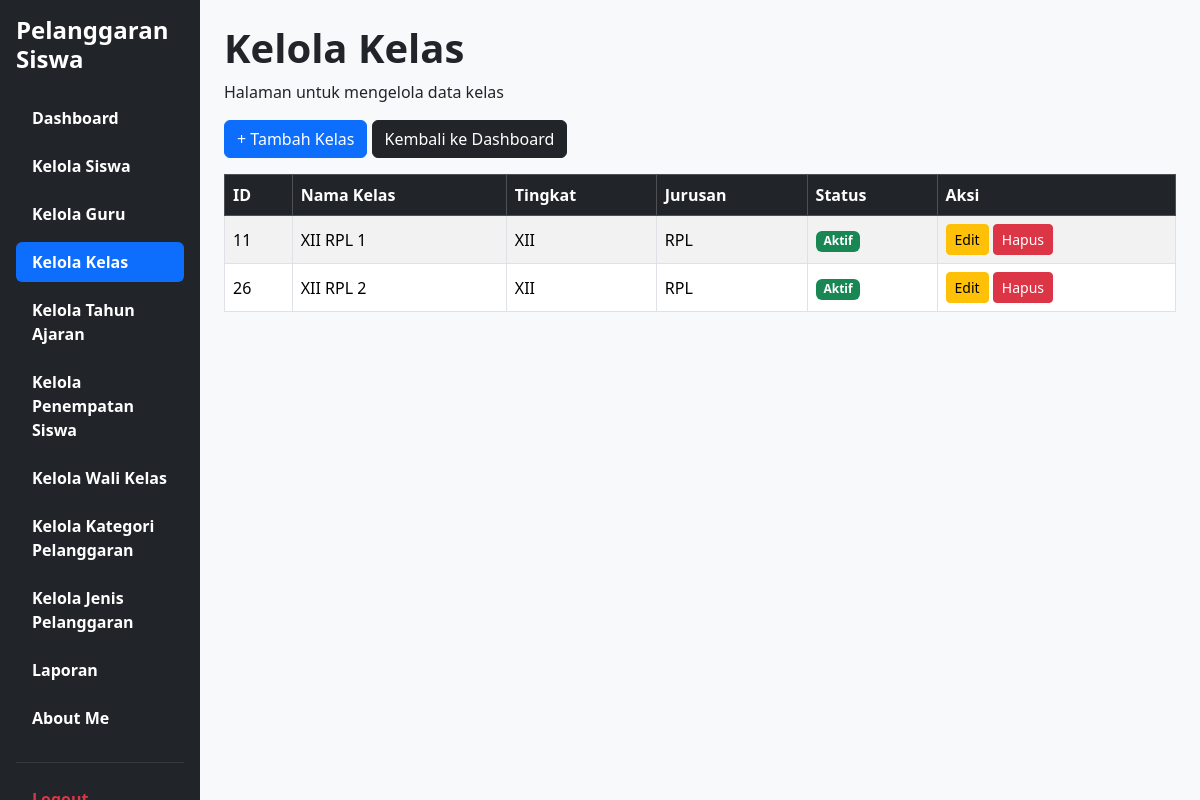
Screenshot of /Kelola_Kelas.php (signed in) with the database file from the repository.
### tables this page shows
CREATE TABLE `t_kelas` (
  `id` int(11) NOT NULL,
  `nama` varchar(100) DEFAULT NULL,
  `tingkat` varchar(20) NOT NULL,
  `jurusan` varchar(100) NOT NULL,
  `tahun_ajaran_id` int(11) DEFAULT NULL,
  `status_aktif` tinyint(1) NOT NULL,
  `created_at` timestamp NOT NULL DEFAULT current_timestamp(),
  `updated_at` timestamp NOT NULL DEFAULT current_timestamp()
);

### Kelola_Kelas.php (the view, shortened to what this page needs)
<?php
require_once __DIR__ . '/config/koneksi.php';
$sql = "
    SELECT id,
    nama,
    tingkat,
    jurusan,
    status_aktif
    FROM t_kelas
    ORDER BY id ASC";
$result = $koneksi->query($sql);
?>
<!DOCTYPE html>
<html lang="id">
<head>
    <link href="https://cdn.jsdelivr.net/npm/bootstrap@5.3.8/dist/css/bootstrap.min.css" rel="stylesheet">
    <link href="https://cdn.datatables.net/2.3.4/css/dataTables.bootstrap5.min.css" rel="stylesheet">
</head>
<body class="bg-light">
<div class="container-fluid">
    <div class="row">
        <div class="col-md-3 col-lg-2 bg-dark min-vh-100 p-3 sticky-top" style="top: 0; height: 100vh; overflow-y: auto;">
            <h4 class="text-white fw-bold mb-4">
                Pelanggaran Siswa
            </h4>
            <ul class="nav nav-pills flex-column">
                <li class="nav-item mb-2">
                    <a href="dashboard.php" class="nav-link text-white">
                        <span class="fw-bold">Dashboard</span>
                    </a>
                </li>
                <li class="nav-item mb-2">
                    <a href="Kelola_Siswa.php" class="nav-link text-white">
                        <span class="fw-bold">Kelola Siswa</span>
                    </a>
                </li>
                <li class="nav-item mb-2">
                    <a href="Kelola_Guru.php" class="nav-link text-white">
                        <span class="fw-bold">Kelola Guru</span>
                    </a>
                </li>
                <li class="nav-item mb-2">
                    <a href="Kelola_Kelas.php" class="nav-link active">
                        <span class="fw-bold">Kelola Kelas</span>
                    </a>
                </li>
                <li class="nav-item mb-2">
                    <a href="Kelola_Tahun_Ajaran.php" class="nav-link text-white">
                        <span class="fw-bold">Kelola Tahun Ajaran</span>
                    </a>
                </li>
                <li class="nav-item mb-2">
                    <a href="Kelola_Penempatan_Siswa.php" class="nav-link text-white">
                        <span class="fw-bold">Kelola Penempatan Siswa</span>
                    </a>
                </li>
                <li class="nav-item mb-2">
                    <a href="Kelola_Wali_Kelas.php" class="nav-link text-white">
                        <span class="fw-bold">Kelola Wali Kelas</span>
                    </a>
                </li>
                <li class="nav-item mb-2">
                    <a href="Kelola_Kategori_Pelanggaran.php" class="nav-link text-white">
                        <span class="fw-bold">Kelola Kategori Pelanggaran</span>
                    </a>
                </li>
                <li class="nav-item mb-2">
                    <a href="Kelola_Jenis_Pelanggaran.php" class="nav-link text-white">
                        <span class="fw-bold">Kelola Jenis Pelanggaran</span>
                    </a>
                </li>
                <li class="nav-item mb-2">
                    <a href="Laporan.php" class="nav-link text-white">
                        <span class="fw-bold">Laporan</span>
                    </a>
                </li>
                <li class="nav-item mb-2">
                    <a href="about_me.php" class="nav-link text-white">
                        <span class="fw-bold">About Me</span>
                    </a>
                </li>
                <hr class="text-secondary">
                <li class="nav-item">
                    <a href="logout.php" class="nav-link text-danger">
                        <span class="fw-bold">Logout</span>
                    </a>
                </li>
            </ul>
        </div>
        <main class="col-md-9 col-lg-10 p-4">
            <h1><strong>Kelola Kelas</strong></h1>
            <p>Halaman untuk mengelola data kelas</p>
            <div class="mb-3">
                <a href="tambah_kelas.php" class="btn btn-primary">
                    + Tambah Kelas
                </a>
                <a href="dashboard.php" class="btn btn-dark">
                    Kembali ke Dashboard
                </a>
            </div>
            <div class="table-responsive">
                <table id="tabelKelas" class="table table-hover table-striped table-bordered align-middle">
                    <thead class="table-dark">
                        <tr>
                            <th>ID</th>
                            <th>Nama Kelas</th>
                            <th>Tingkat</th>
                            <th>Jurusan</th>
                            <th>Status</th>
                            <th>Aksi</th>
                        </tr>
                    </thead>
                    <tbody>
                        <?php while ($kelas = $result->fetch_assoc()) { ?>
                        <tr>
                            <td><?= htmlspecialchars($kelas['id']) ?></td>
                            <td><?= htmlspecialchars($kelas['nama']) ?></td>
                            <td><?= htmlspecialchars($kelas['tingkat']) ?></td>
                            <td><?= htmlspecialchars($kelas['jurusan']) ?></td>
                            <td>
                                <?php if ((int)$kelas['status_aktif'] === 1) { ?>
                                    <span class="badge bg-success">Aktif</span>
                                <?php } else { ?>
                                    <span class="badge bg-secondary">Tidak Aktif</span>
                                <?php } ?>
                            </td>
                            <td>
                                <a href="edit_kelas.php?id=<?= (int)$kelas['id'] ?>"
                                   class="btn btn-warning btn-sm">
                                    Edit
                                </a>
                                <a href="hapus_kelas.php?id=<?= (int)$kelas['id'] ?>"
                                   onclick="return confirm('Yakin ingin menghapus kelas ini?')"
                                   class="btn btn-danger btn-sm">
                                    Hapus
                                </a>
                            </td>
                        </tr>
                        <?php } ?>
                    </tbody>
                </table>
            </div>
        </main>
    </div>
</div>
</body>
</html>

### rows the page displays
t_kelas: id "11", nama "XII RPL 1", tingkat "XII", jurusan "RPL", status_aktif "Aktif"
t_kelas: id "26", nama "XII RPL 2", tingkat "XII", jurusan "RPL", status_aktif "Aktif"
